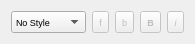
<?xml version="1.0" encoding="UTF-8"?>
<ui version="4.0">
 <class>PStyleChooser</class>
 <widget class="QWidget" name="PStyleChooser">
  <property name="geometry">
   <rect>
    <x>0</x>
    <y>0</y>
    <width>195</width>
    <height>32</height>
   </rect>
  </property>
  <property name="sizePolicy">
   <sizepolicy hsizetype="Preferred" vsizetype="Fixed">
    <horstretch>0</horstretch>
    <verstretch>0</verstretch>
   </sizepolicy>
  </property>
  <property name="windowTitle">
   <string>Form</string>
  </property>
  <layout class="QHBoxLayout" name="horizontalLayout">
   <item>
    <widget class="QComboBox" name="comboBoxStyle">
     <property name="minimumSize">
      <size>
       <width>0</width>
       <height>22</height>
      </size>
     </property>
     <property name="font">
      <font>
       <pointsize>7</pointsize>
      </font>
     </property>
     <item>
      <property name="text">
       <string>No Style</string>
      </property>
     </item>
     <item>
      <property name="text">
       <string>New Style</string>
      </property>
     </item>
    </widget>
   </item>
   <item>
    <widget class="QToolButton" name="toolButtonFG">
     <property name="enabled">
      <bool>false</bool>
     </property>
     <property name="minimumSize">
      <size>
       <width>0</width>
       <height>22</height>
      </size>
     </property>
     <property name="font">
      <font>
       <pointsize>7</pointsize>
      </font>
     </property>
     <property name="text">
      <string>f</string>
     </property>
    </widget>
   </item>
   <item>
    <widget class="QToolButton" name="toolButtonBG">
     <property name="enabled">
      <bool>false</bool>
     </property>
     <property name="minimumSize">
      <size>
       <width>0</width>
       <height>22</height>
      </size>
     </property>
     <property name="font">
      <font>
       <pointsize>7</pointsize>
      </font>
     </property>
     <property name="text">
      <string>b</string>
     </property>
    </widget>
   </item>
   <item>
    <widget class="QToolButton" name="toolButtonB">
     <property name="enabled">
      <bool>false</bool>
     </property>
     <property name="minimumSize">
      <size>
       <width>0</width>
       <height>22</height>
      </size>
     </property>
     <property name="font">
      <font>
       <pointsize>7</pointsize>
       <weight>75</weight>
       <bold>true</bold>
      </font>
     </property>
     <property name="text">
      <string>B</string>
     </property>
     <property name="checkable">
      <bool>true</bool>
     </property>
    </widget>
   </item>
   <item>
    <widget class="QToolButton" name="toolButtonI">
     <property name="enabled">
      <bool>false</bool>
     </property>
     <property name="minimumSize">
      <size>
       <width>0</width>
       <height>22</height>
      </size>
     </property>
     <property name="font">
      <font>
       <pointsize>7</pointsize>
       <italic>true</italic>
      </font>
     </property>
     <property name="text">
      <string>i</string>
     </property>
     <property name="checkable">
      <bool>true</bool>
     </property>
    </widget>
   </item>
  </layout>
 </widget>
 <resources/>
 <connections/>
</ui>
